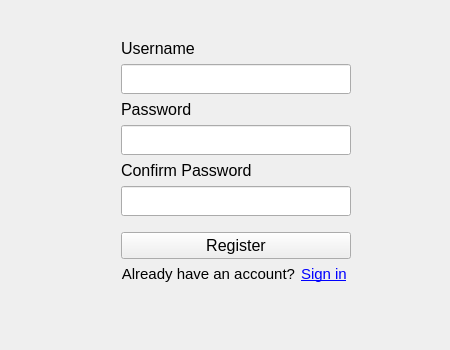
<?xml version="1.0" encoding="UTF-8"?>
<ui version="4.0">
 <class>Register</class>
 <widget class="QWidget" name="Register">
  <property name="geometry">
   <rect>
    <x>0</x>
    <y>0</y>
    <width>450</width>
    <height>350</height>
   </rect>
  </property>
  <property name="windowTitle">
   <string>Register</string>
  </property>
  <layout class="QHBoxLayout" name="horizontalLayout" stretch="5,0,4">
   <item>
    <spacer name="horizontalSpacer">
     <property name="orientation">
      <enum>Qt::Horizontal</enum>
     </property>
     <property name="sizeHint" stdset="0">
      <size>
       <width>40</width>
       <height>20</height>
      </size>
     </property>
    </spacer>
   </item>
   <item>
    <layout class="QVBoxLayout" name="verticalLayout" stretch="1,0,0,0,0,0,0,0,0,0,2">
     <property name="spacing">
      <number>6</number>
     </property>
     <item>
      <spacer name="verticalSpacer_3">
       <property name="orientation">
        <enum>Qt::Vertical</enum>
       </property>
       <property name="sizeHint" stdset="0">
        <size>
         <width>20</width>
         <height>40</height>
        </size>
       </property>
      </spacer>
     </item>
     <item>
      <widget class="QLabel" name="Username_label">
       <property name="font">
        <font>
         <family>Arial</family>
         <pointsize>12</pointsize>
        </font>
       </property>
       <property name="text">
        <string>Username</string>
       </property>
       <property name="alignment">
        <set>Qt::AlignLeading|Qt::AlignLeft|Qt::AlignVCenter</set>
       </property>
      </widget>
     </item>
     <item>
      <widget class="QLineEdit" name="Username_lineEdit">
       <property name="minimumSize">
        <size>
         <width>0</width>
         <height>30</height>
        </size>
       </property>
      </widget>
     </item>
     <item>
      <widget class="QLabel" name="Password_label">
       <property name="font">
        <font>
         <family>Arial</family>
         <pointsize>12</pointsize>
        </font>
       </property>
       <property name="text">
        <string>Password</string>
       </property>
       <property name="alignment">
        <set>Qt::AlignLeading|Qt::AlignLeft|Qt::AlignVCenter</set>
       </property>
      </widget>
     </item>
     <item>
      <widget class="QLineEdit" name="Password_lineEdit">
       <property name="minimumSize">
        <size>
         <width>0</width>
         <height>30</height>
        </size>
       </property>
       <property name="echoMode">
        <enum>QLineEdit::Password</enum>
       </property>
      </widget>
     </item>
     <item>
      <widget class="QLabel" name="Confirm_Password_label">
       <property name="font">
        <font>
         <family>Arial</family>
         <pointsize>12</pointsize>
        </font>
       </property>
       <property name="text">
        <string>Confirm Password</string>
       </property>
       <property name="alignment">
        <set>Qt::AlignLeading|Qt::AlignLeft|Qt::AlignVCenter</set>
       </property>
      </widget>
     </item>
     <item>
      <widget class="QLineEdit" name="Confirm_Password_lineEdit">
       <property name="minimumSize">
        <size>
         <width>0</width>
         <height>30</height>
        </size>
       </property>
       <property name="echoMode">
        <enum>QLineEdit::Password</enum>
       </property>
      </widget>
     </item>
     <item>
      <spacer name="verticalSpacer">
       <property name="orientation">
        <enum>Qt::Vertical</enum>
       </property>
       <property name="sizeHint" stdset="0">
        <size>
         <width>20</width>
         <height>10</height>
        </size>
       </property>
      </spacer>
     </item>
     <item>
      <widget class="QPushButton" name="Register_button">
       <property name="font">
        <font>
         <family>Arial</family>
         <pointsize>12</pointsize>
        </font>
       </property>
       <property name="text">
        <string>Register</string>
       </property>
      </widget>
     </item>
     <item>
      <layout class="QHBoxLayout" name="horizontalLayout_3" stretch="7,3">
       <item>
        <widget class="QLabel" name="Already_have_an_account_label">
         <property name="font">
          <font>
           <family>Arial</family>
           <pointsize>11</pointsize>
          </font>
         </property>
         <property name="text">
          <string>Already have an account?</string>
         </property>
         <property name="alignment">
          <set>Qt::AlignRight|Qt::AlignTrailing|Qt::AlignVCenter</set>
         </property>
        </widget>
       </item>
       <item>
        <widget class="QLabel" name="Login_label">
         <property name="font">
          <font>
           <family>Arial</family>
           <pointsize>11</pointsize>
          </font>
         </property>
         <property name="text">
          <string>&lt;a href=&quot;register&quot;&gt;Sign in&lt;/a&gt;
</string>
         </property>
         <property name="alignment">
          <set>Qt::AlignLeading|Qt::AlignLeft|Qt::AlignVCenter</set>
         </property>
        </widget>
       </item>
      </layout>
     </item>
     <item>
      <spacer name="verticalSpacer_2">
       <property name="orientation">
        <enum>Qt::Vertical</enum>
       </property>
       <property name="sizeHint" stdset="0">
        <size>
         <width>20</width>
         <height>40</height>
        </size>
       </property>
      </spacer>
     </item>
    </layout>
   </item>
   <item>
    <spacer name="horizontalSpacer_2">
     <property name="orientation">
      <enum>Qt::Horizontal</enum>
     </property>
     <property name="sizeHint" stdset="0">
      <size>
       <width>40</width>
       <height>20</height>
      </size>
     </property>
    </spacer>
   </item>
  </layout>
 </widget>
 <resources/>
 <connections/>
</ui>
